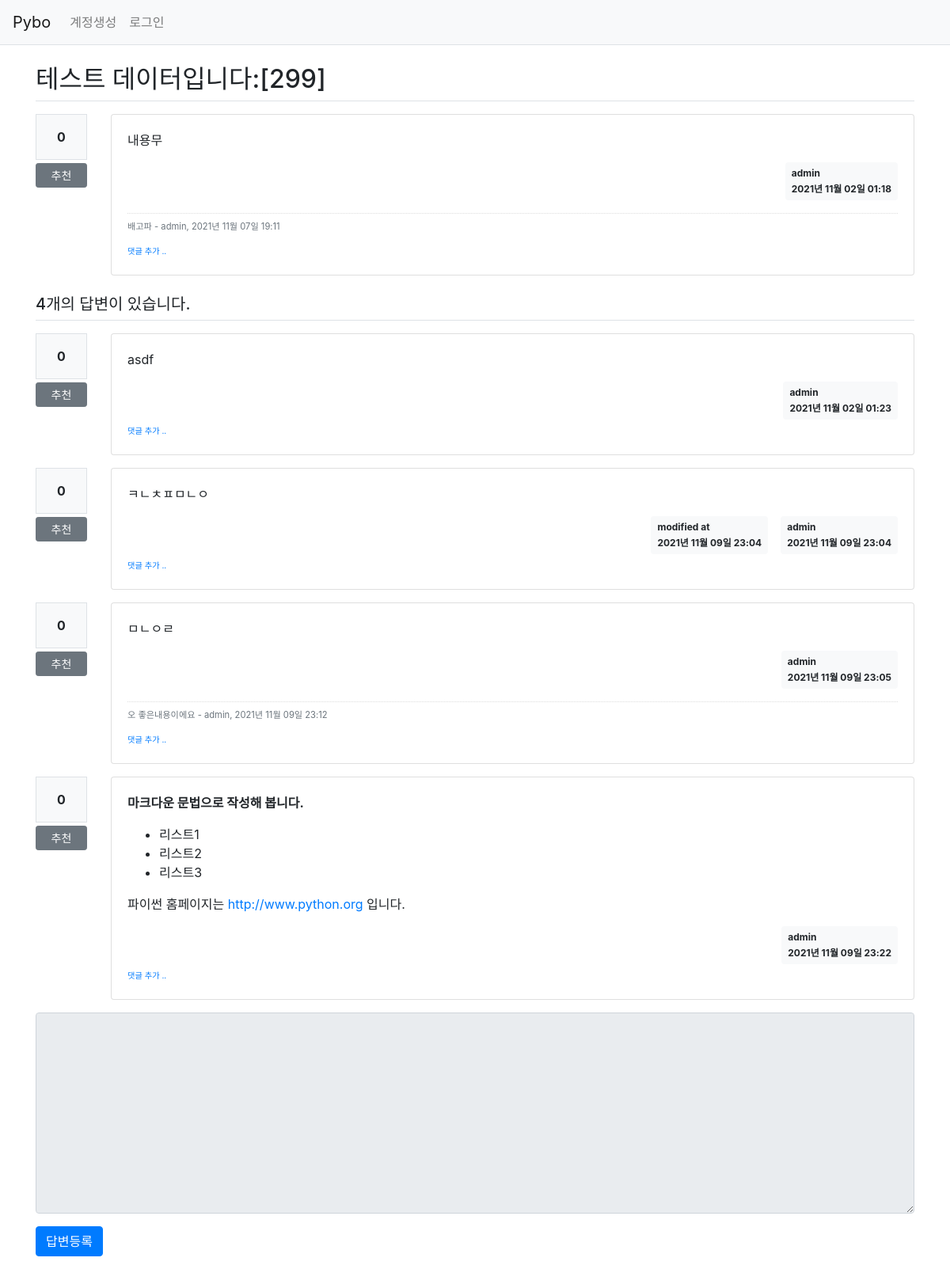
/question/detail/300/, run on the app's committed database.
### pybo/models.py (models this page shows)
class Question(db.Model):
    id = db.Column(db.Integer, primary_key=True)
    subject = db.Column(db.String(200), nullable=False)
    content = db.Column(db.Text(), nullable=False)
    create_date = db.Column(db.DateTime(), nullable=False)
    user_id = db.Column(db.Integer, db.ForeignKey('user.id', ondelete='CASCADE'), nullable=False)
    user = db.relationship('User', backref=db.backref('question_set'))
    modify_date = db.Column(db.DateTime(), nullable=True)
    voter = db.relationship('User', secondary=question_voter, backref=db.backref('question_voter_set'))

class User(db.Model):
    id = db.Column(db.Integer, primary_key=True)
    username = db.Column(db.String(150), unique=True, nullable=False)
    password = db.Column(db.String(200), nullable=False)
    email = db.Column(db.String(120), unique=True, nullable=False)

class Comment(db.Model):
    id = db.Column(db.Integer, primary_key=True)
    user_id = db.Column(db.Integer, db.ForeignKey('user.id', ondelete='CASCADE'), nullable=False)
    user = db.relationship('User', backref=db.backref('comment_set'))
    content = db.Column(db.Text(), nullable=False)
    create_date = db.Column(db.DateTime(), nullable=False)
    modify_date = db.Column(db.DateTime())
    question_id = db.Column(db.Integer, db.ForeignKey('question.id', ondelete='CASCADE'), nullable=True)
    question = db.relationship('Question', backref=db.backref('comment_set'))
    """
    질문에 댓글을 작성시 question_id 필드에, 답변에 댓글이 작성시 answer_id 필드에 값이 저장
    Comment 모델의 데이터에는 question_id 필드 또는 answer_id 필드 중 하나에만 값이 저장
    """
    answer_id = db.Column(db.Integer, db.ForeignKey('answer.id', ondelete='CASCADE'), nullable=True)
    answer = db.relationship('Answer', backref=db.backref('comment_set'))

class Answer(db.Model):
    id = db.Column(db.Integer, primary_key=True)
    question_id = db.Column(db.Integer, db.ForeignKey('question.id', ondelete='CASCADE'))
    question = db.relationship('Question', backref=db.backref('answer_set'))
    content = db.Column(db.Text(), nullable=False)
    create_date = db.Column(db.DateTime(), nullable=False)
    user_id = db.Column(db.Integer, db.ForeignKey('user.id', ondelete='CASCADE'), nullable=False)
    user = db.relationship('User', backref=db.backref('answer_set'))
    modify_date = db.Column(db.DateTime(), nullable=True)
    voter = db.relationship('User', secondary=answer_voter, backref=db.backref('answer_voter_set'))

### pybo/views/question_views.py (the view)
@bp.route('/detail/<int:question_id>/')
def detail(question_id):
    form = AnswerForm()
    question = Question.query.get_or_404(question_id)
    return render_template('question/question_detail.html', question=question, form=form)

### pybo/forms.py
class AnswerForm(FlaskForm):
    content = TextAreaField('내용', validators=[DataRequired('내용은 필수입력 항목입니다.')])

### pybo/filter.py (called while the page is built)
def format_datetime(value, fmt='%Y년 %m월 %d일 %H:%M'):
    return value.strftime(fmt)

### pybo/views/auth_views.py (called while the page is built)
@bp.before_app_request
def load_logged_in_user():
    user_id = session.get('user_id')
    if user_id is None:
        g.user = None
    else:
        g.user = User.query.get(user_id)

### pybo/templates/question/question_detail.html (shortened to what this page needs)
{% extends 'base.html' %}
{% block content %}
<div class="container my-3">
    <h2 class="border-bottom py-2">{{ question.subject }}</h2>
    <div class="row my-3">
        <div class="col-1">
            <div class="bg-light text-center p-3 border font-weight-bolder mb-1">{{ question.voter|length }}</div>
            <a href="#" data-uri="{{ url_for('vote.question', question_id=question.id) }}"
               class="recommend btn btn-sm btn-secondary btn-block my-1">추천</a>
        </div>
        <div class="col-11">
            <div class="card">
                <div class="card-body">
                    <div class="card-text">{{ question.content|markdown }}</div>
                    <div class="d-flex justify-content-end">
                        <div class="badge badge-light p-2 text-left">
                            <div class="mb-2">{{ question.user.username }}</div>
                            <div>{{ question.create_date|datetime }}</div>
                        </div>
                    </div>
                    {% if question.comment_set|length > 0 %}
                    <div class="mt-3">
                    {% for comment in question.comment_set %}
                        <div class="comment py-2 text-muted">
                            <span style="white-space: pre-line;">{{ comment.content }}</span>
                            <span>
                                - {{ comment.user.username }}, {{ comment.create_date|datetime }}
                            </span>
                        </div>
                    {% endfor %}
                    </div>
                    {% endif %}
                    <div>
                        <a href="{{ url_for('comment.create_question', question_id=question.id) }}"
                           class="small"><small>댓글 추가 ..</small></a>
                    </div>
                </div>
            </div>
        </div>
    </div>
    <h5 class="border-bottom my-3 py-2">{{ question.answer_set|length }}개의 답변이 있습니다.</h5>
    {% for answer in question.answer_set %}
    <div class="row my-3">
        <div class="col-1">
            <div class="bg-light text-center p-3 border font-weight-bolder mb-1">{{ answer.voter|length }}</div>
            <a href="#" data-uri="{{ url_for('vote.answer', answer_id=answer.id) }}"
                class="recommend btn btn-sm btn-secondary btn-block my-1">추천</a>
        </div>
        <div class="col-11">
            <div class="card">
                <div class="card-body">
                    <div class="card-text">{{ answer.content|markdown }}</div>
                    <div class="d-flex justify-content-end">
                        {% if answer.modify_date %}
                        <div class="badge badge-light p-2 text-left mx-3">
                            <div class="mb-2">modified at</div>
                            <div>{{ answer.modify_date|datetime }}</div>
                        </div>
                        {% endif %}
                        <div class="badge badge-light p-2 text-left">
                            <div class="mb-2">{{ answer.user.username }}</div>
                            <div>{{ answer.create_date|datetime }}</div>
                        </div>
                    </div>
                    {% if answer.comment_set|length > 0 %}
                    <div class="mt-3">
                    {% for comment in answer.comment_set %}
                        <div class="comment py-2 text-muted">
                            <span style="white-space: pre-line;">{{ comment.content }}</span>
                            <span>
                                - {{ comment.user.username }}, {{ comment.create_date|datetime }}
                            </span>
                        </div>
                    {% endfor %}
                    </div>
                    {% endif %}
                    <div>
                        <a href="{{ url_for('comment.create_answer', answer_id=answer.id) }}"
                           class="small"><small>댓글 추가 ..</small></a>
                    </div>
                </div>
            </div>
        </div>
    </div>
    {% endfor %}
    <form action="{{ url_for('answer.create', question_id=question.id) }}" method="post" class="my-3">
        <div class="form-group">
            <textarea {% if not g.user %}disabled{% endif %}
                    name="content" id="content" class="form-control" rows="10"></textarea>
        </div>
        <input type="submit" value="답변등록" class="btn btn-primary">
    </form>
</div>
{% endblock %}

### pybo/static/style.css (style rules this page uses)
.comment { border-top:dotted 1px #ddd; font-size:0.7em; }

### data on the page
Question: subject "테스트 데이터입니다:[299]", content "내용무", create_date "2021년 11월 02일 01:18"
User: user.username "admin"
Comment: content "배고파", user.username "admin", create_date "2021년 11월 07일 19:11"
Answer: voter|length "0", content "asdf", user.username "admin", create_date "2021년 11월 02일 01:23"
Answer: voter|length "0", content "ㅋㄴㅊㅍㅁㄴㅇ", modify_date "2021년 11월 09일 23:04", user.username "admin", create_date "2021년 11월 09일 23:04"
Answer: voter|length "0", content "ㅁㄴㅇㄹ", user.username "admin", create_date "2021년 11월 09일 23:05"
Comment: content "오 좋은내용이에요", user.username "admin", create_date "2021년 11월 09일 23:12"
Answer: voter|length "0", content "마크다운 문법으로 작성해 봅니다. 리스트1 리스트2 리스트3 파이썬 홈페이지는 http://www.python.org 입니다.", user.username "admin", create_date "2021년 11월 09일 23:22"

### other printed values
{{ question.voter|length }} "0"
{{ question.answer_set|length }} "4"
